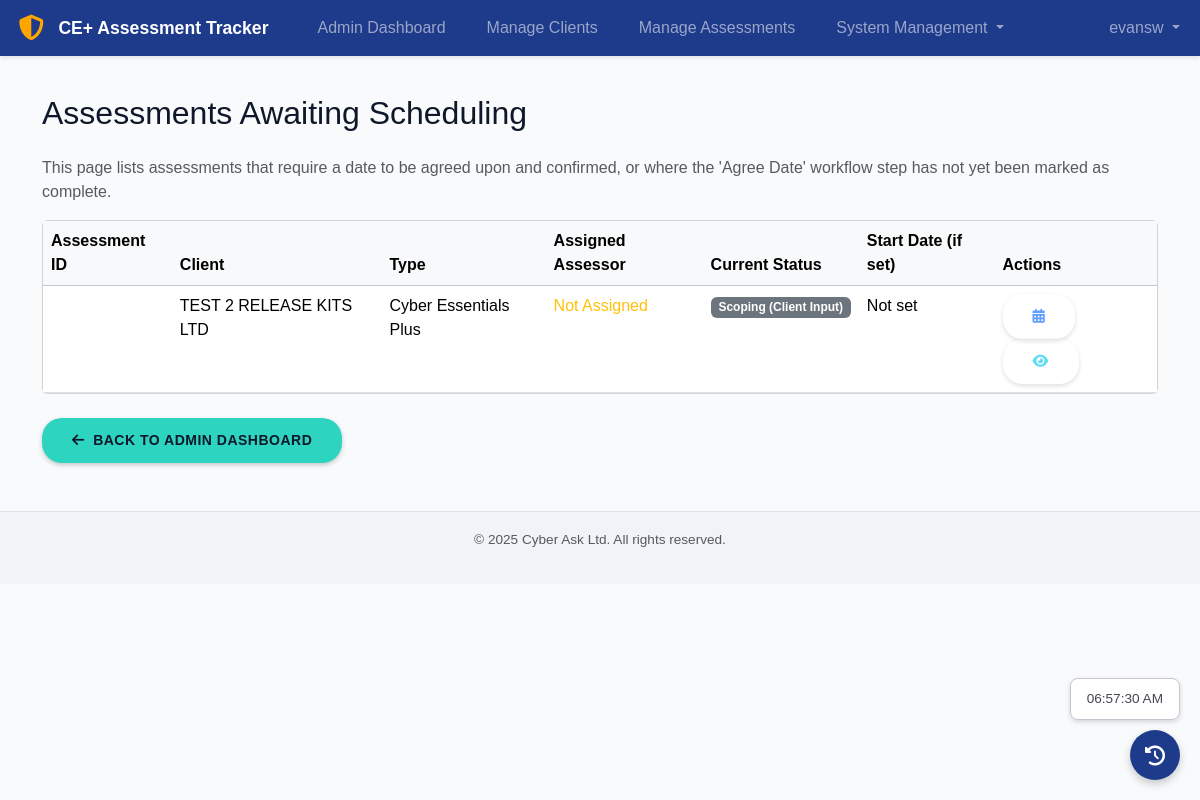
Page /manage/assessments/awaiting-scheduling/ (signed in) on the earlier database version.
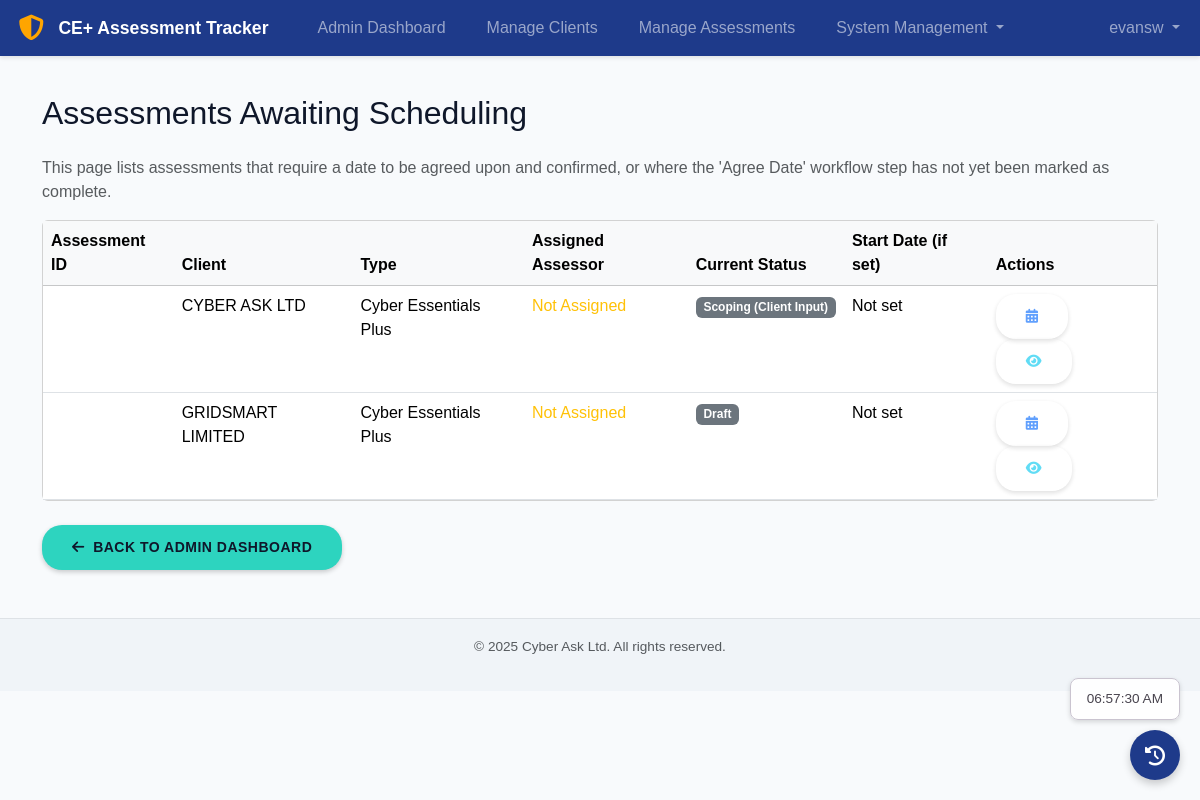
Same page on the later database version.
### tracker/models.py (models this page shows, shortened)
class Assessment(models.Model):
    STATUS_CHOICES = (('Draft', 'Draft'),('Scoping_Client', 'Scoping (Client Input)'),('Scoping_Review', 'Scoping (Assessor Review)'),('Testing', 'Testing'),('Remediation', 'Remediation'),('Report_Pending', 'Report Pending'),('Complete_Passed', 'Complete (Passed)'),('Complete_Failed', 'Complete (Failed)'),)
    ASSESSMENT_TYPES = (('CE', 'Cyber Essentials'),('CE+', 'Cyber Essentials Plus'),)
    SCOPE_TYPES = (('Whole_Org', 'Whole Organisation'),('Sub_Set', 'Sub-Set'),)
    OUTCOME_CHOICES = (('Pass', 'Pass'),('Fail', 'Fail'),)
    client = models.ForeignKey(Client, on_delete=models.PROTECT, related_name='assessments')
    assessor = models.ForeignKey(settings.AUTH_USER_MODEL, on_delete=models.SET_NULL, null=True, blank=True, related_name='assigned_assessments', limit_choices_to={'userprofile__role': 'Assessor'})
    assessment_type = models.CharField(max_length=3, choices=ASSESSMENT_TYPES)
    status = models.CharField(max_length=20, choices=STATUS_CHOICES, default='Draft')
    scope_description = models.TextField(blank=True, help_text="Brief description of the scope boundary.")
    scope_type = models.CharField(max_length=10, choices=SCOPE_TYPES, default='Whole_Org')
    date_start = models.DateField(null=True, blank=True)
    date_target_end = models.DateField(null=True, blank=True, verbose_name="Target End Date")
    date_actual_end = models.DateField(null=True, blank=True, verbose_name="Actual End Date")
    date_cert_issued = models.DateField(null=True, blank=True, verbose_name="Certificate Issued Date")
    date_cert_expiry = models.DateField(null=True, blank=True, verbose_name="Certificate Expiry Date")
    date_ce_passed = models.DateField(null=True, blank=True, verbose_name="CE Self-Assessment Pass Date", help_text="Date the basic Cyber Essentials self-assessment was passed (for CE+ window).")
    ce_self_assessment_ref = models.CharField(max_length=100, blank=True, verbose_name="CE Self-Assessment Ref")
    final_outcome = models.CharField(max_length=4, choices=OUTCOME_CHOICES, null=True, blank=True)
    created_at = models.DateTimeField(auto_now_add=True)
    updated_at = models.DateTimeField(auto_now=True)
    tenable_scan_uuid = models.UUIDField(
        null=True,
        blank=True,
        unique=False,  # Can re-launch / create new scans for same assessment
        verbose_name="Tenable Scan UUID",
        help_text="UUID of the last launched Tenable scan for this assessment"
    )
    SCAN_NONE = 'none'
    SCAN_PENDING = 'pending_launch'  # <<< THIS IS LIKELY MISSING OR COMMENTED OUT
    SCAN_LAUNCHED = 'launched'
    SCAN_COMPLETED = 'completed'
    SCAN_PROCESSING = 'processing'
    SCAN_IMPORTED = 'imported'
    SCAN_ERROR = 'error'
    SCAN_TIMEOUT = 'timeout'
    SCAN_STATUS_CHOICES = [
        (SCAN_NONE, 'Not Scanned'),
        (SCAN_PENDING, 'Scan Pending Launch'), # <<< AND MISSING HERE
        (SCAN_LAUNCHED, 'Scan Launched'),
        (SCAN_COMPLETED, 'Scan Completed by Tenable'),
        (SCAN_PROCESSING, 'Processing Results'),
        (SCAN_IMPORTED, 'Scan Results Imported'),
        (SCAN_ERROR, 'Error During Scan Operations'),
        (SCAN_TIMEOUT, 'Scan Operation Timed Out'),
    ]
    scan_status = models.CharField(
        max_length=30,
        choices=SCAN_STATUS_CHOICES,
        default=SCAN_NONE,
        verbose_name="Tenable Scan Status"
    )
    scan_status_message = models.TextField(blank=True, null=True, verbose_name="Scan Status Message")
    tenable_scan_id = models.IntegerField(null=True, blank=True, verbose_name="Tenable Scan Integer ID")

class Client(models.Model):
    name = models.CharField(max_length=200, unique=True)
    address = models.TextField(blank=True)
    contact_person = models.CharField(max_length=100)
    contact_email = models.EmailField()
    created_at = models.DateTimeField(auto_now_add=True)
    updated_at = models.DateTimeField(auto_now=True)
    organization_number = models.CharField(_("UK Companies House Number"), max_length=20, blank=True, null=True, help_text="Optional: UK Companies House registration number.")
    website_address = models.URLField(_("Website Address"), max_length=255, blank=True, null=True)
    companies_house_validated = models.BooleanField(_("Companies House Validated"), default=False, help_text="Indicates if details were successfully validated against Companies House.")
    last_companies_house_validation = models.DateTimeField(_("Last Validation Timestamp"), null=True, blank=True, help_text="When the details were last successfully validated.")
    validated_name = models.CharField(max_length=200, blank=True, null=True, editable=False, help_text="Internal: Name used for last validation.")
    validated_number = models.CharField(max_length=20, blank=True, null=True, editable=False, help_text="Internal: Number used for last validation.")
    tenable_tag_uuid = models.UUIDField(
        _("Tenable Tag UUID"),
        blank=True,
        null=True,
        help_text=_("UUID of the tag in Tenable.io used to identify assets for this client.")
    )
    tenable_agent_group_id = models.IntegerField(
        _("Tenable Agent Group ID"),
        blank=True,
        null=True,
        help_text=_("Integer ID of the Tenable.io agent group for this client.")
    )
    tenable_agent_group_uuid = models.CharField(
        _("Tenable Agent Group UUID"),
        max_length=36,  # Standard UUID length (e.g., "a1b2c3d4-e5f6-7788-9900-aabbccddeeff")
        blank=True,
        null=True,
        help_text=_("UUID (string) of the Tenable.io agent group, fetched from Tenable.io based on the Agent Group ID.")
    )
    tenable_agent_group_target_name = models.CharField(
        max_length=255,
        blank=True,
        null=True,
        help_text="The exact name of the Tenable.io Agent Group to use for this client's scans (e.g., 'TEST WE')."
    )

### tracker/views.py (the view, shortened to what this page needs)
# urls.py: path('manage/assessments/awaiting-scheduling/', views.AssessmentAwaitingSchedulingListView.as_view(), name='assessment_list_awaiting_scheduling'),
class AssessmentAwaitingSchedulingListView(LoginRequiredMixin, UserPassesTestMixin, ListView):
    model = Assessment
    template_name = 'tracker/admin/assessment_awaiting_scheduling_list.html'
    context_object_name = 'assessments_awaiting_scheduling'
    paginate_by = 20
    login_url = settings.LOGIN_URL
    def test_func(self):
        return self.request.user.is_active and self.request.user.is_staff
    def get_queryset(self):
        queryset = Assessment.objects.all()  # Start with all assessments
        try:
            expected_step_name = 'Agree Date'
            logger.debug(
                f"AssessmentAwaitingSchedulingListView: Attempting to fetch WorkflowStepDefinition with name: '{expected_step_name}'")
            print(
                f"[DEBUG] AssessmentAwaitingSchedulingListView: Attempting to fetch WorkflowStepDefinition with name: '{expected_step_name}'")
            agree_date_step_definition = WorkflowStepDefinition.objects.get(name=expected_step_name)
            logger.debug(
                f"AssessmentAwaitingSchedulingListView: Successfully fetched WorkflowStepDefinition: {agree_date_step_definition}")
            print(
                f"[DEBUG] AssessmentAwaitingSchedulingListView: Successfully fetched WorkflowStepDefinition: {agree_date_step_definition}")
            agree_date_step_complete_subquery = Exists(
                AssessmentWorkflowStep.objects.filter(
                    assessment=OuterRef('pk'),
                    step_definition=agree_date_step_definition,
                    status='Complete'
                )
            )
            queryset = queryset.annotate(
                has_completed_agree_date_step=agree_date_step_complete_subquery
            ).filter(
                has_completed_agree_date_step=False  # Only include if the step is NOT complete
            )
        except WorkflowStepDefinition.DoesNotExist:
            logger.error(
                f"[CRITICAL-ERROR] WorkflowStepDefinition '{expected_step_name}' not found in AssessmentAwaitingSchedulingListView. "
                "This view cannot accurately determine assessments awaiting scheduling. "
                "Returning an empty list. Please ensure this WorkflowStepDefinition exists."
            )
            print(
                f"[ERROR] [CRITICAL-ERROR] WorkflowStepDefinition '{expected_step_name}' not found in AssessmentAwaitingSchedulingListView. "
                "Returning an empty list."
            )
            return Assessment.objects.none()  # Return an empty queryset
        queryset = queryset.select_related('client', 'assessor').order_by('client__name', 'date_start', 'id')
        logger.debug(f"AssessmentAwaitingSchedulingListView: Final queryset count: {queryset.count()}")
        print(f"[DEBUG] AssessmentAwaitingSchedulingListView: Final queryset count: {queryset.count()}")
        return queryset
    def get_context_data(self, **kwargs):
        context = super().get_context_data(**kwargs)
        context['title'] = "Assessments Awaiting Scheduling"
        return context

### tracker/templates/tracker/admin/assessment_awaiting_scheduling_list.html (shortened to what this page needs)
{% extends "tracker/base.html" %}
{% load i18n %}
{% block content %}
<div class="container mt-4">
    <h2 class="mb-4">{{ title|default:"Assessments Awaiting Scheduling" }}</h2>
    <p class="text-muted">
    </p>
    {% if assessments_awaiting_scheduling %}
    <div class="card mt-3">
        <div class="card-body p-0">
            <div class="table-responsive">
                <table class="table table-hover mb-0">
                    <thead class="table-light">
                        <tr>
                            <th scope="col">{% trans "Assessment ID" %}</th>
                            <th scope="col">{% trans "Client" %}</th>
                            <th scope="col">{% trans "Type" %}</th>
                            <th scope="col">{% trans "Assigned Assessor" %}</th>
                            <th scope="col">{% trans "Current Status" %}</th>
                            <th scope="col">{% trans "Start Date (if set)" %}</th>
                            <th scope="col">{% trans "Actions" %}</th>
                        </tr>
                    </thead>
                    <tbody>
                        {% for assessment in assessments_awaiting_scheduling %}
                        <tr>
                            <td>
                            </td>
                            <td>
                                {% if assessment.client %}
                                    {{ assessment.client.name }}
                                {% else %}
                                    <span class="text-muted">{% trans "N/A" %}</span>
                                {% endif %}
                            </td>
                            <td>{{ assessment.get_assessment_type_display|default:"N/A" }}</td>
                            <td>
                                {% if assessment.assigned_assessor %}
                                    {{ assessment.assigned_assessor.get_full_name|default:assessment.assigned_assessor.username }}
                                {% else %}
                                    <span class="text-warning">{% trans "Not Assigned" %}</span>
                                {% endif %}
                            </td>
                            <td>
                                <span class="badge bg-secondary">
                                    {{ assessment.get_status_display|default:"N/A" }}
                                </span>
                            </td>
                            <td>{{ assessment.start_date|date:"Y-m-d"|default:"Not set" }}</td>
                            <td>
                                <a href="#" class="btn btn-sm btn-outline-primary disabled" title="{% trans 'Manage Dates (Future)' %}">
                                    <i class="fas fa-calendar-alt"></i>
                                </a>
                                <a href="#" class="btn btn-sm btn-outline-info disabled" title="{% trans 'View Details (Future)' %}">
                                    <i class="fas fa-eye"></i>
                                </a>
                            </td>
                        </tr>
                        {% endfor %}
                    </tbody>
                </table>
            </div>
        </div>
    </div>
    {% else %}
    <div class="alert alert-success mt-4" role="alert">
        <i class="fas fa-check-circle me-1"></i>
        {% trans "No assessments are currently awaiting scheduling." %}
    </div>
    {% endif %}
    <div class="mt-4">
        <a href="{% url 'tracker:admin_dashboard' %}" class="btn btn-secondary">
            <i class="fas fa-arrow-left me-1"></i> {% trans "Back to Admin Dashboard" %}
        </a>
    </div>
</div>
{% endblock %}

### tracker/templates/tracker/base.html (shortened to what this page needs)
{% load static %}
{% load i18n %}
{% load tz %}
<!DOCTYPE html>
<html lang="en">
<head>
    <link rel="stylesheet" href="https://cdnjs.cloudflare.com/ajax/libs/font-awesome/6.5.2/css/all.min.css" />
    <link rel="stylesheet" href="https://cdn.jsdelivr.net/npm/bootstrap@5.3.2/dist/css/bootstrap.min.css">
    <link rel="stylesheet" href="{% static 'tracker/css/style.css' %}">
</head>
<body>
    <nav class="navbar navbar-expand-lg fixed-top navbar-dark">
        <div class="container-fluid">
            <a class="navbar-brand d-flex align-items-center" href="#">
                <i class="fas fa-shield-alt brand-icon me-2"></i>
                <span class="brand-text">{% translate "CE+ Assessment Tracker" %}</span>
            </a>
            <div class="collapse navbar-collapse" id="navbarNav">
                <ul class="navbar-nav me-auto mb-2 mb-lg-0">
                     {% if user.is_authenticated %}
                {% if user.userprofile.role == 'Admin' %}
                    <li class="nav-item"><a class="nav-link {% if request.resolver_match.url_name == 'admin_dashboard' %}active{% endif %}" href="{% url 'tracker:admin_dashboard' %}">{% translate "Admin Dashboard" %}</a></li>
                    <li class="nav-item"><a class="nav-link " href="{% url 'tracker:client_list' %}">{% translate "Manage Clients" %}</a></li>
                    <li class="nav-item"><a class="nav-link " href="{% url 'tracker:admin_assessment_list' %}">{% translate "Manage Assessments" %}</a></li>
                    <li class="nav-item dropdown">
                        <a class="nav-link dropdown-toggle " href="#" id="adminSystemMgmtDropdown" role="button" data-bs-toggle="dropdown" aria-expanded="false">
                            {% translate "System Management" %}
                        </a>
                    </li>
                {% endif %}
            {% endif %}
                </ul>
                 <ul class="navbar-nav ms-auto mb-2 mb-lg-0">
            {% if user.is_authenticated %}
                <li class="nav-item dropdown">
                    <a class="nav-link dropdown-toggle" href="#" id="navbarUserDropdown" role="button" data-bs-toggle="dropdown" aria-expanded="false">
                        {{ user.username }}
                    </a>
                </li>
            {% else %}
                <li class="nav-item">
                    <a class="nav-link" href="{% url 'login' %}">{% translate "Login" %}</a>
                </li>
            {% endif %}
        </ul>
            </div>
        </div>
    </nav>
    <main class="container-fluid mt-3">
        {% block content %}
        {% endblock %}
    </main>
    <div id="logPopupTrigger" class="log-popup-trigger" data-bs-toggle="modal" data-bs-target="#logModal" title="{% translate 'View Assessment Log' %}">
        <i class="fas fa-history fa-lg"></i>
    </div>
    <div id="currentTimeCard">
        <span id="currentTimeDisplay">--:--:--</span>
    </div>
    <footer class="container-fluid mt-5 py-3 text-center text-muted border-top">
         <p>&copy; {% now "Y" %} {% translate "Cyber Ask Ltd. All rights reserved." %}</p>
    </footer>
</body>
</html>

Differences in the rows shown:
removed Assessment: client.name "TEST 2 RELEASE KITS LTD", assessment_type "Cyber Essentials Plus", status "Scoping (Client Input)", start_date "Not set"
added Assessment: client.name "CYBER ASK LTD", assessment_type "Cyber Essentials Plus", status "Scoping (Client Input)", start_date "Not set"
added Assessment: client.name "GRIDSMART LIMITED", assessment_type "Cyber Essentials Plus", status "Draft", start_date "Not set"
